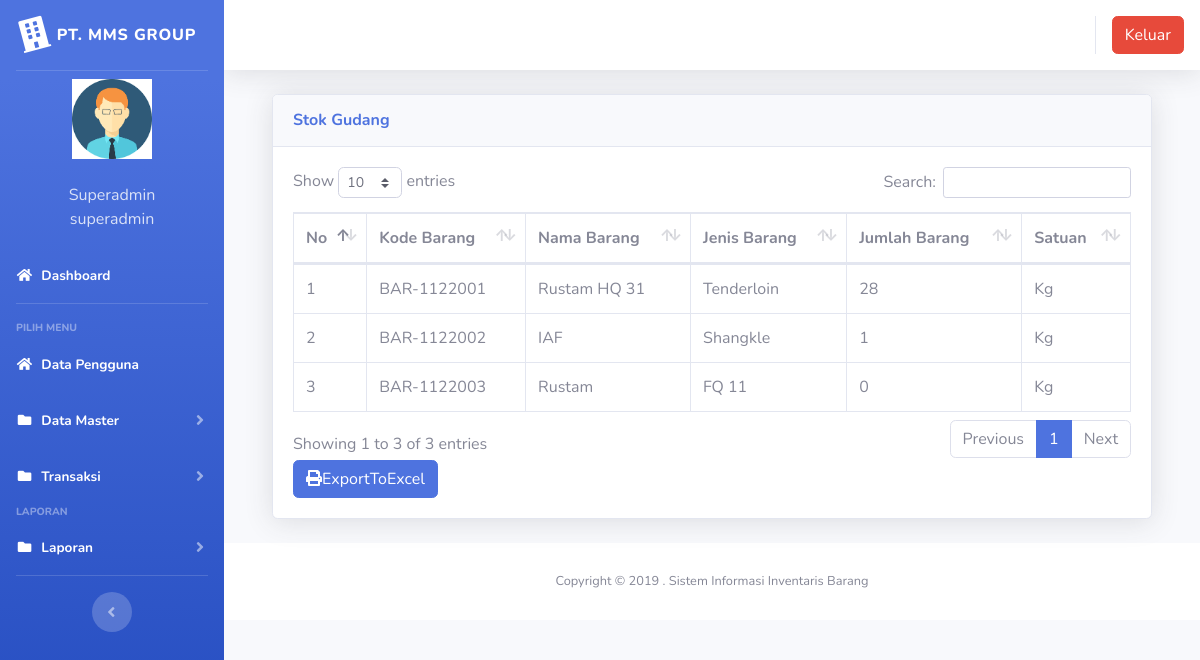
The page /index3.php?page=laporan_gudang (signed in) on the database its author committed.
### tables this page shows
CREATE TABLE `users` (
  `id` int(11) NOT NULL,
  `nik` varchar(10) NOT NULL,
  `nama` varchar(100) NOT NULL,
  `alamat` varchar(200) NOT NULL,
  `telepon` varchar(100) NOT NULL,
  `username` varchar(100) NOT NULL,
  `password` varchar(100) NOT NULL,
  `level` varchar(25) NOT NULL DEFAULT 'member',
  `foto` varchar(25) NOT NULL
);

CREATE TABLE `gudang` (
  `id` int(11) NOT NULL,
  `kode_barang` varchar(100) NOT NULL,
  `nama_barang` varchar(100) NOT NULL,
  `jenis_barang` varchar(100) NOT NULL,
  `jumlah` double NOT NULL,
  `satuan` varchar(100) NOT NULL
);

### page/laporan/laporan_gudang.php (the view, shortened to what this page needs)
<div class="container-fluid">
  <div class="card shadow mb-4">
    <div class="card-header py-3">
      <h6 class="m-0 font-weight-bold text-primary">Stok Gudang</h6>
    </div>
    <div class="card-body">
      <div class="table-responsive">
        <table class="table table-bordered" id="dataTable" width="100%" cellspacing="0">
        <thead>
                                <tr>
			<th>No</th>
			<th>Kode Barang</th>
			<th>Nama Barang</th>
			<th>Jenis Barang</th>
			<th>Jumlah Barang</th>
			<th>Satuan</th>
                                </tr>
		</thead>
          <tbody>
            <?php
	$no = 1;
	$sql = $koneksi->query("select * from gudang");
	while ($data = $sql->fetch_assoc()) {
	?>
                                <tr>
                                    <td><?php echo $no++; ?></td>
			<td><?php echo $data['kode_barang'] ?></td>
			<td><?php echo $data['nama_barang'] ?></td>
			<td><?php echo $data['jenis_barang'] ?></td>
			<td><?php echo $data['jumlah'] ?></td>
			<td><?php echo $data['satuan'] ?></td>
                                </tr>
	<?php }?>
		   </tbody>
                        </table>
<a href="page/laporan/export_laporan_gudang_excel.php"  class="btn btn-primary" style="margin-top:8 px"><i class="fa fa-print"></i>ExportToExcel</a>
      </div>
    </div>
  </div>
</div>

### index3.php (shortened to what this page needs)
<?php
$koneksi = new mysqli("localhost", "root", "", "inventori");
?>
<!DOCTYPE html>
<html lang="en">
<head>
  <link href="vendor/fontawesome-free/css/all.min.css" rel="stylesheet" type="text/css">
  <link href="css/sb-admin-2.min.css" rel="stylesheet">
  <link href="vendor/datatables/dataTables.bootstrap4.min.css" rel="stylesheet">
</head>
<body id="page-top">
  <div id="wrapper">
    <ul class="navbar-nav bg-gradient-primary sidebar sidebar-dark accordion" id="accordionSidebar">
      <a class="sidebar-brand d-flex align-items-center justify-content-center" href="index3.php">
        <div class="sidebar-brand-icon rotate-n-15">
          <i class="fas fa-building"></i>
        </div>
        <div class="sidebar-brand-text mx-2">PT. MMS GROUP</div>
      </a>
      <hr class="sidebar-divider my-0">
      <?php
      if ($_SESSION['superadmin']) {
        $user = $_SESSION['superadmin'];
      }
      $sql = $koneksi->query("select * from users where id='$user'");
      $data = $sql->fetch_assoc();
      ?>
      <li class="d-flex align-items-center justify-content-center">
        <a class="nav-link">
          <img src="img/<?php echo $data['foto'] ?>" class="img-circle" width="80" alt="User" /></a>
      </li>
      <li class="nav-item ">
        <a class="nav-link">
          <div class="d-flex align-items-center justify-content-center" class="name"> <?php echo  $data['nama']; ?></div>
          <div class="d-flex align-items-center justify-content-center" class="email"><?php echo $data['level']; ?></div>
        </a>
      </li>
      <li class="nav-item active">
        <a class="nav-link" href="?page=home3">
          <i class="fas fa-fw fa-home"></i>
          <span>Dashboard</span></a>
      </li>
      <hr class="sidebar-divider">
      <div class="sidebar-heading">
        Pilih Menu
      </div>
      <li class="nav-item active">
        <a class="nav-link" href="?page=pengguna">
          <i class="fas fa-fw fa-home"></i>
          <span>Data Pengguna</span></a>
      </li>
      <li class="nav-item active">
        <a class="nav-link collapsed" href="#" data-toggle="collapse" data-target="#collapseData" aria-expanded="true" aria-controls="collapseData">
          <i class="fas fa-fw fa-folder"></i>
          <span>Data Master</span>
        </a>
      </li>
      <li class="nav-item active">
        <a class="nav-link collapsed" href="#" data-toggle="collapse" data-target="#collapsePages" aria-expanded="true" aria-controls="collapsePages">
          <i class="fas fa-fw fa-folder"></i>
          <span>Transaksi</span>
        </a>
      </li>
      <div class="sidebar-heading">
        Laporan
      </div>
      <li class="nav-item active">
        <a class="nav-link collapsed" href="#" data-toggle="collapse" data-target="#collapseLaporan" aria-expanded="true" aria-controls="collapseLaporan">
          <i class="fas fa-fw fa-folder"></i>
          <span>Laporan</span>
        </a>
      </li>
      <hr class="sidebar-divider d-none d-md-block">
      <div class="text-center d-none d-md-inline">
        <button class="rounded-circle border-0" id="sidebarToggle"></button>
      </div>
    </ul>
    <div id="content-wrapper" class="d-flex flex-column">
      <div id="content">
        <nav class="navbar navbar-expand navbar-light bg-white topbar mb-4 static-top shadow">
          <ul class="navbar-nav ml-auto">
            <li class="nav-item dropdown no-arrow">
              <div class="top-menu">
                <ul class="nav pull-right top-menu">
                  <li><a onclick="return confirm('Apakah anda yakin akan logout?')" class="btn btn-danger" class="logout" href="logout.php">Keluar</a></li>
                </ul>
              </div>
            </li>
          </ul>
        </nav>
        <div class="container-fluid">
          <section class="content">
            <?php
            $page = $_GET['page'];
            $aksi = $_GET['aksi'];
            if ($page == "laporan_gudang") {
              if ($aksi == "") {
                include "page/laporan/laporan_gudang.php";
              }
            }
            ?>
          </section>
        </div>
        <footer class="sticky-footer bg-white">
          <div class="container my-auto">
            <div class="copyright text-center my-auto">
              <span>Copyright &copy; 2019 . Sistem Informasi Inventaris Barang</span>
            </div>
          </div>
        </footer>
      </div>
    </div>
  </div>
</body>
</html>

### rows shown on the page
users: foto (picture), nama "Superadmin", level "superadmin"
gudang: kode_barang "BAR-1122001", nama_barang "Rustam HQ 31", jenis_barang "Tenderloin", jumlah "28", satuan "Kg"
gudang: kode_barang "BAR-1122002", nama_barang "IAF", jenis_barang "Shangkle", jumlah "1", satuan "Kg"
gudang: kode_barang "BAR-1122003", nama_barang "Rustam", jenis_barang "FQ 11", jumlah "0", satuan "Kg"
